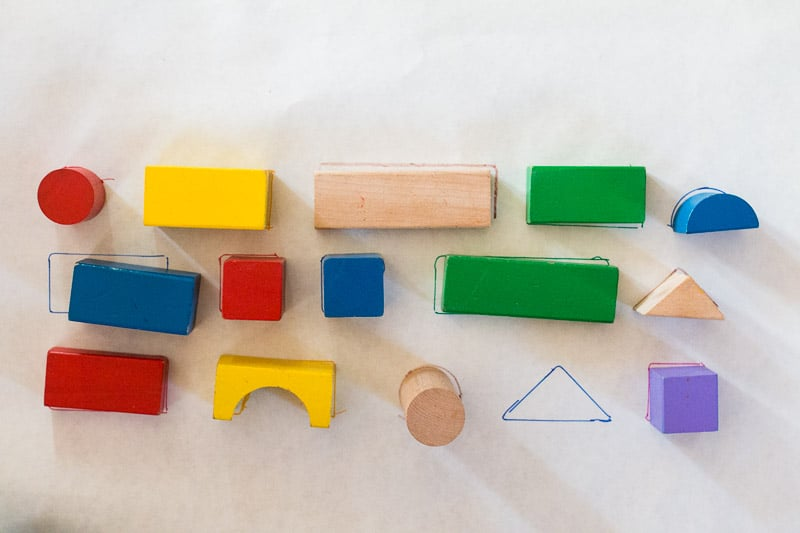
#> input picture OpenCV/Sorting-blocks-shapes-colors-20160318-4810.jpg, 800 x 533 px
$ python image_blur.py Sorting-blocks-shapes-colors-20160318-4810.jpg
#> lines starting #> are read from the running program, lines starting #| are printed output that depends on the picture
### OpenCV/image_processing_methods/Filters.py
import cv2 as cv
import numpy as np
'''
Filters are the backbone for image processing

They aid in obtaining required information from the image through the isolation
of bright or coloured objects as well as reducing the image noise.
'''
class Filters():

    # OpenCV
    # [12 lines left out: function isolating_object, not called in this run]

    '''
    Bluring/Smoothing the image is also a good way of reducing the noise
    since it is averaging pixels in the image.

    There are four blur tools in OpenCV
    '''
    # Remove minor noise in image while maintaining the sharpness of the edges
    def bilateral_filter(self, img):
        blur = cv.bilateralFilter(img, 9, 75, 75)
        return blur

    # Removes minor noise throughout the image
    def guassian_filter(self, img, kernal=(5,5)):
        #
        blur = cv.GaussianBlur(img, kernal, 0)
        return blur

    # Softens the image
    def averaging(self, img, kernal=(5,5)):
        blur = cv.blur(img, kernal)
        return blur

    # Very aggressive bluring
    def median_blur(self, img, param=5):
        blur = cv.medianBlur(img, param)
        return blur

    # Sci-kit image

### OpenCV/image_blur.py
import cv2 as cv
import sys

from image_processing_methods.Filters import Filters

'''
Low-level image processing
'''
window_height = 600
window_width = 800

def setup() -> None:
    if len(sys.argv) > 2 or len(sys.argv) <= 1:
        print("invalid arguments")

    else:

        img = cv.imread(sys.argv[1])
#> img is the input picture: shape (533, 800, 3); mean B, G, R 177.4, 190.4, 197.6
        img_resized = cv.resize(img, (window_height, window_height))
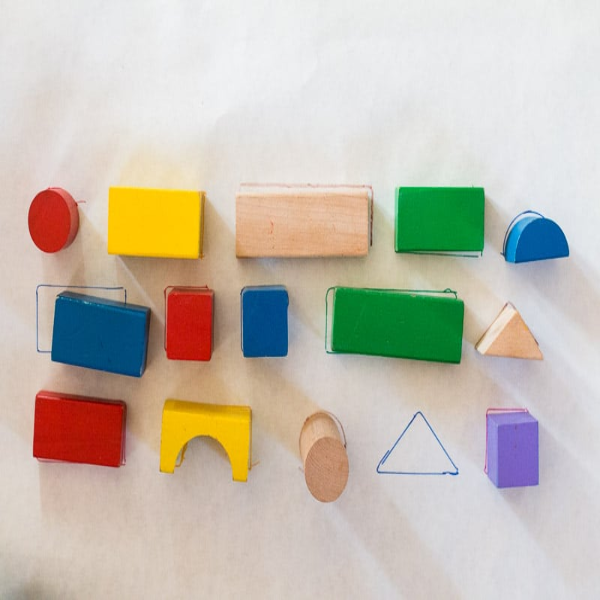
#> img_resized: shape (600, 600, 3); mean B, G, R 177.3, 190.3, 197.5

        if img is None:
            sys.exit("Could not read the image")

        filter = Filters()


        bi = filter.bilateral_filter(img_resized)
        guass = filter.guassian_filter(img_resized)
        avg = filter.averaging(img_resized)
        med_blur = filter.median_blur(img_resized)

        ####

        cv.imshow("median_blur", med_blur)
        cv.imshow("bilateral_filter", bi)
        cv.imshow("guassian_filter", guass)
        cv.imshow("averaging", avg)
        cv.imshow("original", img_resized)

        k = cv.waitKey(0)
#> (key Esc is pressed here)

if "__main__" == __name__:
    setup()
